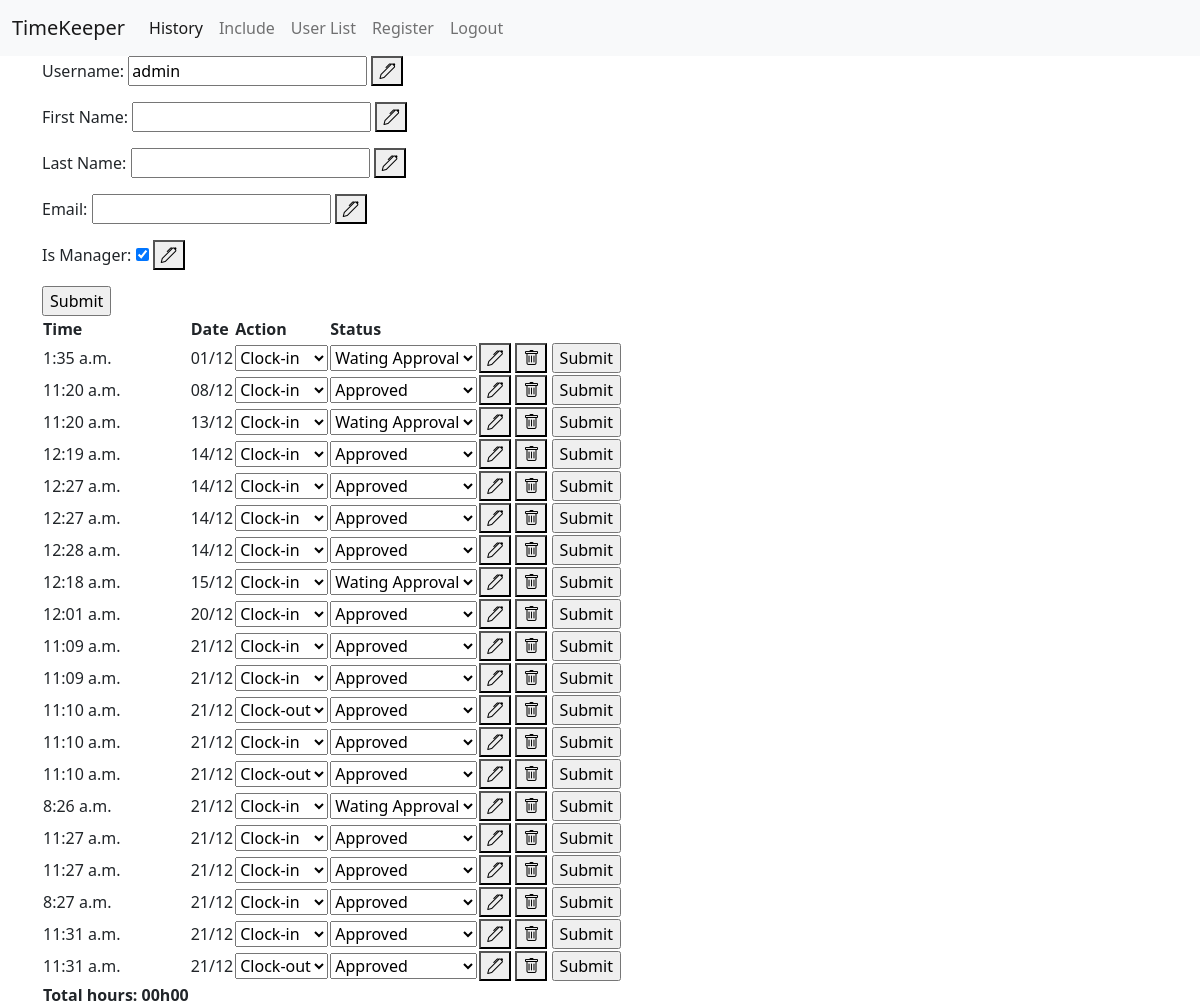
The app's page /users/1 (signed in) with its own data.
### backend/models.py (models this page shows)
class Record(models.Model):
  user = models.ForeignKey(User, on_delete=models.CASCADE)
  date = models.DateTimeField(default=now)
  action = models.CharField(max_length=20, default='')
  status = models.CharField(max_length=20, default='Wating Approval')

### backend/views.py (the view, shortened to what this page needs)
# urls.py: path("users/<int:user_id>", views.user, name="user"),
def user(req, user_id):
    if not req.user.is_authenticated:
        messages.success(req, ("You must login to access this page"))
        return redirect("/auths")
    if not req.user.is_staff:
        messages.success(req, ("You can't access this page"))
        return redirect("/history")
    listed_user = User.objects.get(id=user_id)
    records = Record.objects.filter(user=listed_user).order_by("date__day")
    context = {
        "listed_user": listed_user,
        "records": records,
        "workedHours": calculateWorkedHours(records),
    }
    return render(req, "backend/user.html", context)

### backend/templates/backend/user.html (shortened to what this page needs)
{% extends 'backend/base.html' %}
{% block content%}
{% load static %}
<link rel="stylesheet" href="{% static 'css/user.css' %}">
<div class="userContainer">
  <form action="" method="post">
    <p>
      <label for="username">Username:</label>
      <input type="text" name="username" value="{{ listed_user.username }}">
      <button class="editIcon" type="button" onclick="editInput('firstName')">
        <i class="bi bi-pen"></i>
      </button>
    </p>
    <p>
      <label for="firstName">First Name:</label>
      <input type="text" id="firstName" name="firstName" value="{{ listed_user.first_name }}">
      <button class="editIcon" type="button" onclick="editInput('firstName')">
        <i class="bi bi-pen"></i>
      </button>
    </p>
    <p>
      <label for="lastName">Last Name:</label>
      <input type="text" id="lastName" name="lastName" value="{{ listed_user.last_name }}">
      <button class="editIcon" type="button" onclick="editInput('lastName')">
        <i class="bi bi-pen"></i>
      </button>
    </p>
    <p>
      <label for="email">Email:</label>
      <input type="email" id="userEmail" name="email" value="{{ listed_user.email }}">
      <button class="editIcon" type="button" onclick="editInput('userEmail')">
        <i class="bi bi-pen"></i>
      </button>
    </p>
    <p>
      <label for="role">Is Manager: </label>
      <input type="checkbox" id="userRole" name="role" {% if listed_user.is_staff %} checked {% endif %}>
      <button class="editIcon" type="button" onclick="editInput('userRole')">
        <i class="bi bi-pen"></i>
      </button>
    </p>
    <input type="submit" value="Submit">
  </form>
</div>
<div class="historyContainer">
  <table>
    <tr>
      <th>Time</th>
      <th>Date</th>
      <th>Action</th>
      <th>Status</th>
      <th></th>
    </tr>
    {% if records %}
      {% for record in records %}
      <tr>
        <form action="" method="post">
          <td>{{ record.date|time }}</td>
          <td>{{ record.date|date:'d/m' }}</td>
          <td>
            <select name="action" id="action{{record.id}}" class="action">
              <option value="Clock-in" {% if record.action == "Clock-in" %} selected {% endif %}>Clock-in</option>
              <option value="Clock-out" {% if record.action == "Clock-out" %} selected {% endif %}>Clock-out</option>
            </select>
          </td>
          <td>
            <select name="status" id="status{{record.id}}" class="status">
              <option value="Approved" {% if record.status == "Approved" %} selected {% endif %}>Approved</option>
              <option value="Wating Approval" {% if record.status == "Wating Approval" %} selected {% endif %}>Wating
                Approval</option>
            </select>
          </td>
          <td>
            <button class="editIcon" type="button" onclick="editInput('record{{record.id}}')">
              <i class="bi bi-pen"></i>
            </button>
            <button class="deleteIcon" type="button" onclick="deleteRecord('record{{record.id}}')">
              <i class="bi bi-trash"></i>
            </button>
            <input class="saveIcon" type="submit">
          </td>
        </form>
      </tr>
      {% endfor %}
    {% else %}
    <tr>
      <td>No records found</td>
    </tr>
    {% endif %}
    <tr>
      <th>Total hours: {{ workedHours }}</th>
    </tr>
  </table>
</div>
{% endblock %}

### backend/static/css/user.css (style rules this page uses)
.userContainer { display: flex; flex-direction: column; }

### records on screen
Record: date "1:35 a.m.", date "01/12", action "Clock-in", status "Wating Approval"
Record: date "11:20 a.m.", date "08/12", action "Clock-in", status "Approved"
Record: date "11:20 a.m.", date "13/12", action "Clock-in", status "Wating Approval"
Record: date "12:19 a.m.", date "14/12", action "Clock-in", status "Approved"
Record: date "12:27 a.m.", date "14/12", action "Clock-in", status "Approved"
Record: date "12:27 a.m.", date "14/12", action "Clock-in", status "Approved"
Record: date "12:28 a.m.", date "14/12", action "Clock-in", status "Approved"
Record: date "12:18 a.m.", date "15/12", action "Clock-in", status "Wating Approval"
Record: date "12:01 a.m.", date "20/12", action "Clock-in", status "Approved"
Record: date "11:09 a.m.", date "21/12", action "Clock-in", status "Approved"
Record: date "11:09 a.m.", date "21/12", action "Clock-in", status "Approved"
Record: date "11:10 a.m.", date "21/12", action "Clock-out", status "Approved"
Record: date "11:10 a.m.", date "21/12", action "Clock-in", status "Approved"
Record: date "11:10 a.m.", date "21/12", action "Clock-out", status "Approved"
Record: date "8:26 a.m.", date "21/12", action "Clock-in", status "Wating Approval"
Record: date "11:27 a.m.", date "21/12", action "Clock-in", status "Approved"
Record: date "11:27 a.m.", date "21/12", action "Clock-in", status "Approved"
Record: date "8:27 a.m.", date "21/12", action "Clock-in", status "Approved"
Record: date "11:31 a.m.", date "21/12", action "Clock-in", status "Approved"
Record: date "11:31 a.m.", date "21/12", action "Clock-out", status "Approved"

### other values on screen
{{ workedHours }} "00h00"
